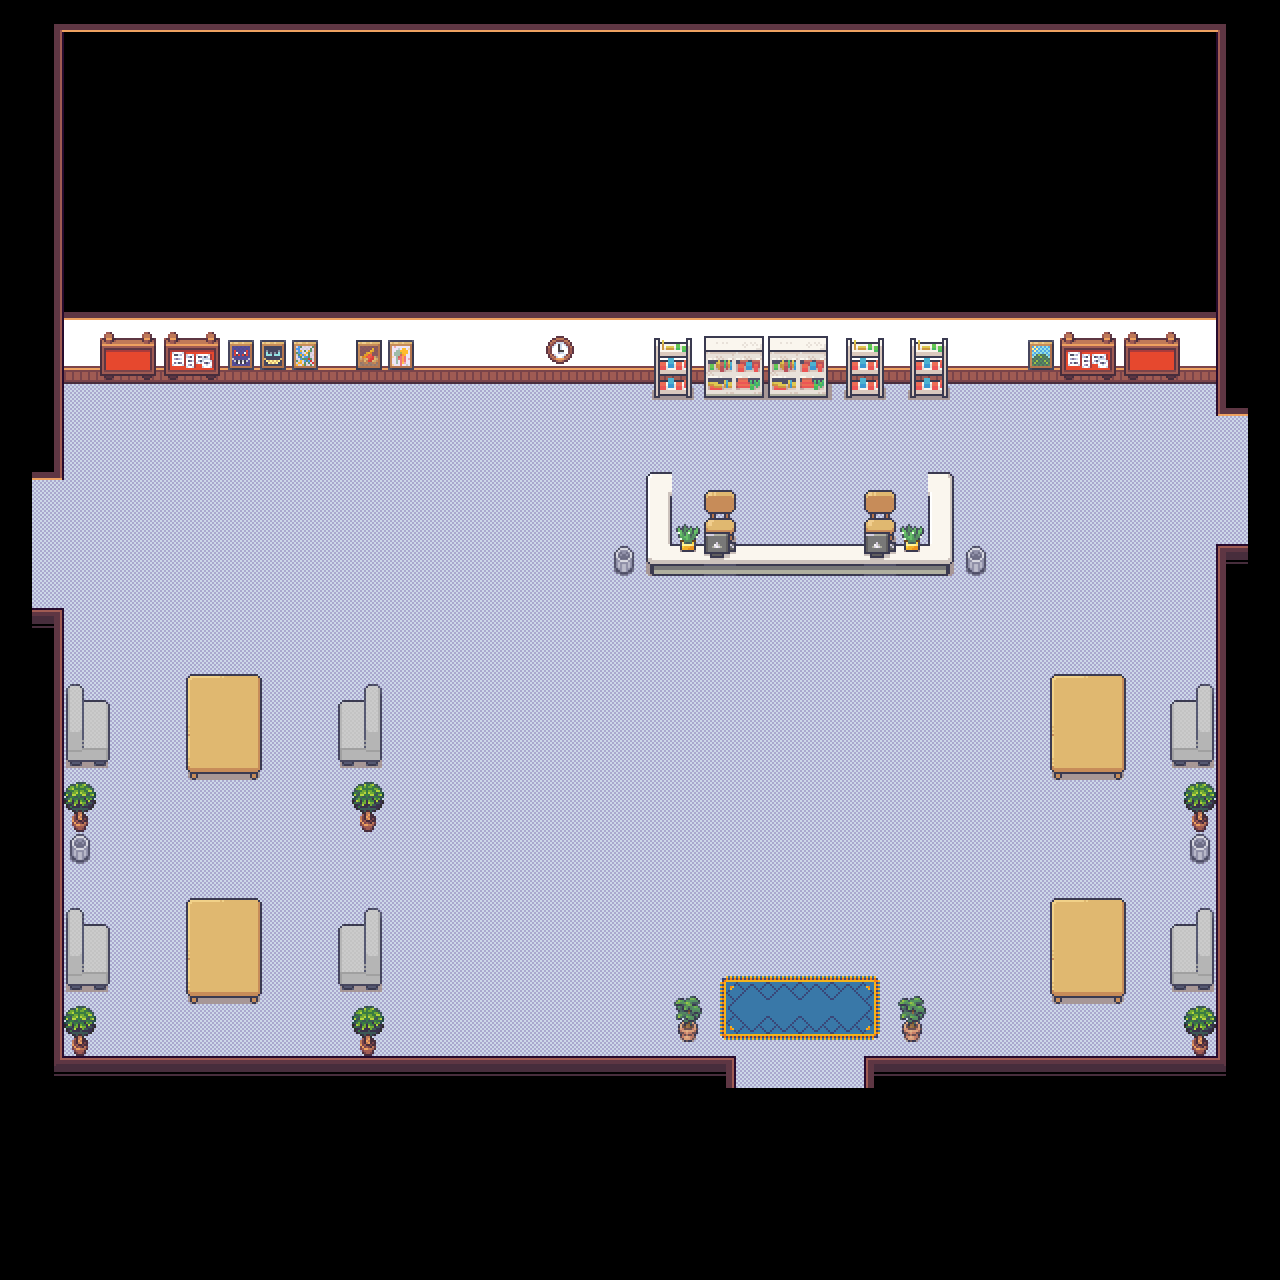

This is a level from a 2D game, rendered from its Tiled map with the project's own tilesets. A one-line summary and the map file follow, with tile-layer data summarised:
An orthogonal 40x40 tile map with 32x32 px tiles, 4 tile layers (groundLayer, wallLayer, tableLayer, itemLayer), 4 tilesets.

<map version="1.5" tiledversion="1.7.2" orientation="orthogonal" renderorder="right-down" width="40" height="40" tilewidth="32" tileheight="32" infinite="0" nextlayerid="7" nextobjectid="1">
 <editorsettings>
  <export target="blockD_hall.json" format="json" />
 </editorsettings>
 <tileset firstgid="1" name="atlas32x32" tilewidth="32" tileheight="32" tilecount="768" columns="48">
  <image source="atlas32x32.png" width="1536" height="512" />
 </tileset>
 <tileset firstgid="769" name="interior32x32" tilewidth="32" tileheight="32" tilecount="256" columns="16">
  <image source="interior32x32.png" width="512" height="512" />
 </tileset>
 <tileset firstgid="1025" name="mordern32x32" tilewidth="32" tileheight="32" tilecount="1424" columns="16">
  <image source="mordern32x32.png" width="512" height="2848" />
 </tileset>
 <tileset firstgid="2449" name="raffleskl" tilewidth="32" tileheight="32" tilecount="696" columns="12">
  <image source="raffleskl.png" width="384" height="1886" />
 </tileset>
 <layer id="4" name="groundLayer" width="40" height="40">
  <data>[1600 cells, 768 non-empty, 1 distinct tile ids]</data>
 </layer>
 <layer id="1" name="wallLayer" width="40" height="40">
  <data>[1600 cells, 240 non-empty, 16 distinct tile ids]</data>
 </layer>
 <layer id="6" name="tableLayer" width="40" height="40">
  <data>[1600 cells, 82 non-empty, 23 distinct tile ids]</data>
 </layer>
 <layer id="5" name="itemLayer" width="40" height="40">
  <data>[1600 cells, 138 non-empty, 62 distinct tile ids]</data>
 </layer>
</map>
